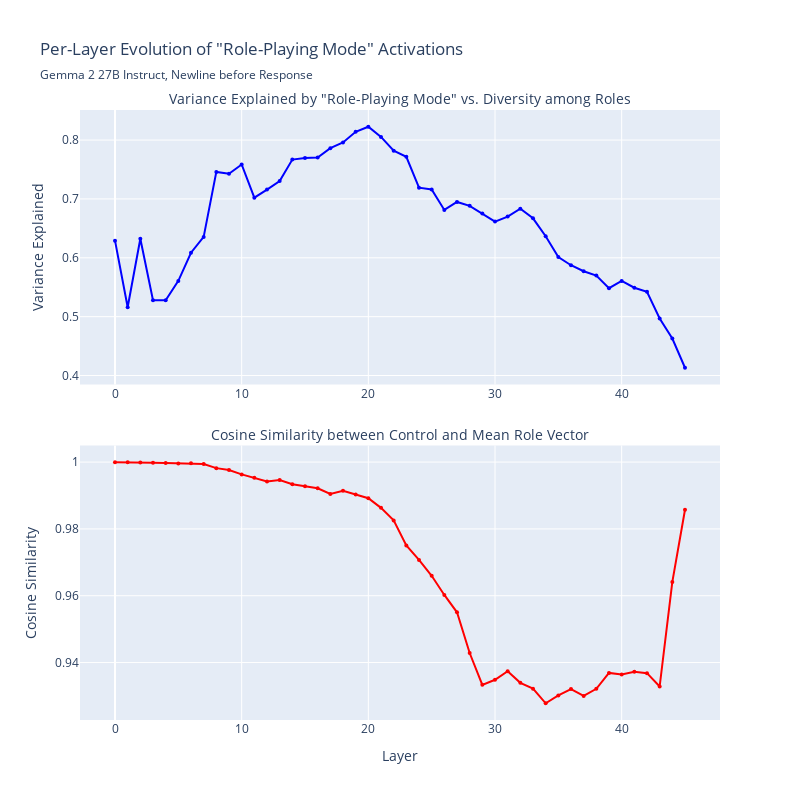

This figure's notebook cell:
### Code cell
# plot with two subplots
#  cosine similarity between average role vector and control vector across layers
#  role play variance explained across layers


# Create subplot figure with two line plots
from plotly.subplots import make_subplots

# Extract data from tuples
layers = [x[0] for x in rp_variance_explained]
rp_values = [x[1] for x in rp_variance_explained] 
cos_sim_values = [x[1] for x in control_mean_cosine_similarities]

# Create subplots
fig = make_subplots(
    rows=2, cols=1,
    subplot_titles=('Variance Explained by \"Role-Playing Mode\" vs. Diversity among Roles', 
                   'Cosine Similarity between Control and Mean Role Vector'),
    vertical_spacing=0.1
)

fig.update_annotations(font_size=14)

# Add role-playing variance explained line
fig.add_trace(
    go.Scatter(
        x=layers,
        y=rp_values,
        mode='lines+markers',
        name='RP Variance Explained',
        line=dict(color='blue', width=2),
        marker=dict(size=4)
    ),
    row=1, col=1
)

# Add cosine similarity line  
fig.add_trace(
    go.Scatter(
        x=layers,
        y=cos_sim_values,
        mode='lines+markers', 
        name='Cosine Similarity',
        line=dict(color='red', width=2),
        marker=dict(size=4)
    ),
    row=2, col=1
)

# Update layout
fig.update_layout(
    title={
        'text': 'Per-Layer Evolution of \"Role-Playing Mode\" Activations',
        'subtitle': {
            'text': f'{MODEL_READABLE}, Newline before Response'
        },
    },
    margin=dict(t=110),
    height=800,
    width=800,
    showlegend=False
)

# Update x-axes
fig.update_xaxes(title_text="Layer", row=2, col=1)

# Update y-axes
fig.update_yaxes(title_text="Variance Explained", row=1, tickvals=[0.4, 0.5, 0.6, 0.7, 0.8], col=1)
fig.update_yaxes(title_text="Cosine Similarity", row=2, col=1)

fig.show()
fig.write_html(f"{OUTPUT_DIR}/per_layer_evolution_60.html")

### Figure 1 — Plotly figure (JSON) as saved in the notebook; plotly's stock layout.template omitted (floating-point values rounded to 4 significant figures)
{"data": [{"line": {"color": "blue", "width": 2}, "marker": {"size": 4}, "mode": "lines+markers", "name": "RP Variance Explained", "type": "scatter", "x": [0, 1, 2, 3, 4, 5, 6, 7, 8, 9, 10, 11, 12, 13, 14, 15, 16, 17, 18, 19, 20, 21, 22, 23, 24, 25, 26, 27, 28, 29, 30, 31, 32, 33, 34, 35, 36, 37, 38, 39, 40, 41, 42, 43, 44, 45], "xaxis": "x", "y": [0.6291, 0.5159, 0.6323, 0.528, 0.5278, 0.5608, 0.6086, 0.6355, 0.7458, 0.7427, 0.7585, 0.7021, 0.7158, 0.7303, 0.7668, 0.7696, 0.7704, 0.7863, 0.796, 0.8139, 0.8226, 0.8054, 0.782, 0.7715, 0.7191, 0.7159, 0.6813, 0.6949, 0.6883, 0.6754, 0.6615, 0.67, 0.6833, 0.6671, 0.6365, 0.6011, 0.5874, 0.5772, 0.5697, 0.5484, 0.5606, 0.5492, 0.5422, 0.497, 0.4628, 0.4132], "yaxis": "y"}, {"line": {"color": "red", "width": 2}, "marker": {"size": 4}, "mode": "lines+markers", "name": "Cosine Similarity", "type": "scatter", "x": [0, 1, 2, 3, 4, 5, 6, 7, 8, 9, 10, 11, 12, 13, 14, 15, 16, 17, 18, 19, 20, 21, 22, 23, 24, 25, 26, 27, 28, 29, 30, 31, 32, 33, 34, 35, 36, 37, 38, 39, 40, 41, 42, 43, 44, 45], "xaxis": "x2", "y": [0.9999, 1.0, 0.9999, 0.9998, 0.9997, 0.9996, 0.9996, 0.9994, 0.9982, 0.9976, 0.9963, 0.9953, 0.9942, 0.9946, 0.9933, 0.9927, 0.9922, 0.9904, 0.9914, 0.9903, 0.9892, 0.9863, 0.9825, 0.9751, 0.9707, 0.966, 0.9602, 0.955, 0.9429, 0.9333, 0.9348, 0.9374, 0.9339, 0.9322, 0.9278, 0.9302, 0.9321, 0.93, 0.9322, 0.9369, 0.9365, 0.9372, 0.9368, 0.9329, 0.9641, 0.9857], "yaxis": "y2"}], "layout": {"annotations": [{"font": {"size": 14}, "showarrow": false, "text": "Variance Explained by \"Role-Playing Mode\" vs. Diversity among Roles", "x": 0.5, "xanchor": "center", "xref": "paper", "y": 1, "yanchor": "bottom", "yref": "paper"}, {"font": {"size": 14}, "showarrow": false, "text": "Cosine Similarity between Control and Mean Role Vector", "x": 0.5, "xanchor": "center", "xref": "paper", "y": 0.45, "yanchor": "bottom", "yref": "paper"}], "height": 800, "margin": {"t": 110}, "showlegend": false, "title": {"subtitle": {"text": "Gemma 2 27B Instruct, Newline before Response"}, "text": "Per-Layer Evolution of \"Role-Playing Mode\" Activations"}, "width": 800, "xaxis": {"anchor": "y", "domain": [0, 1]}, "xaxis2": {"anchor": "y2", "domain": [0, 1], "title": {"text": "Layer"}}, "yaxis": {"anchor": "x", "domain": [0.55, 1], "tickvals": [0.4, 0.5, 0.6, 0.7, 0.8], "title": {"text": "Variance Explained"}}, "yaxis2": {"anchor": "x2", "domain": [0, 0.45], "title": {"text": "Cosine Similarity"}}}}
